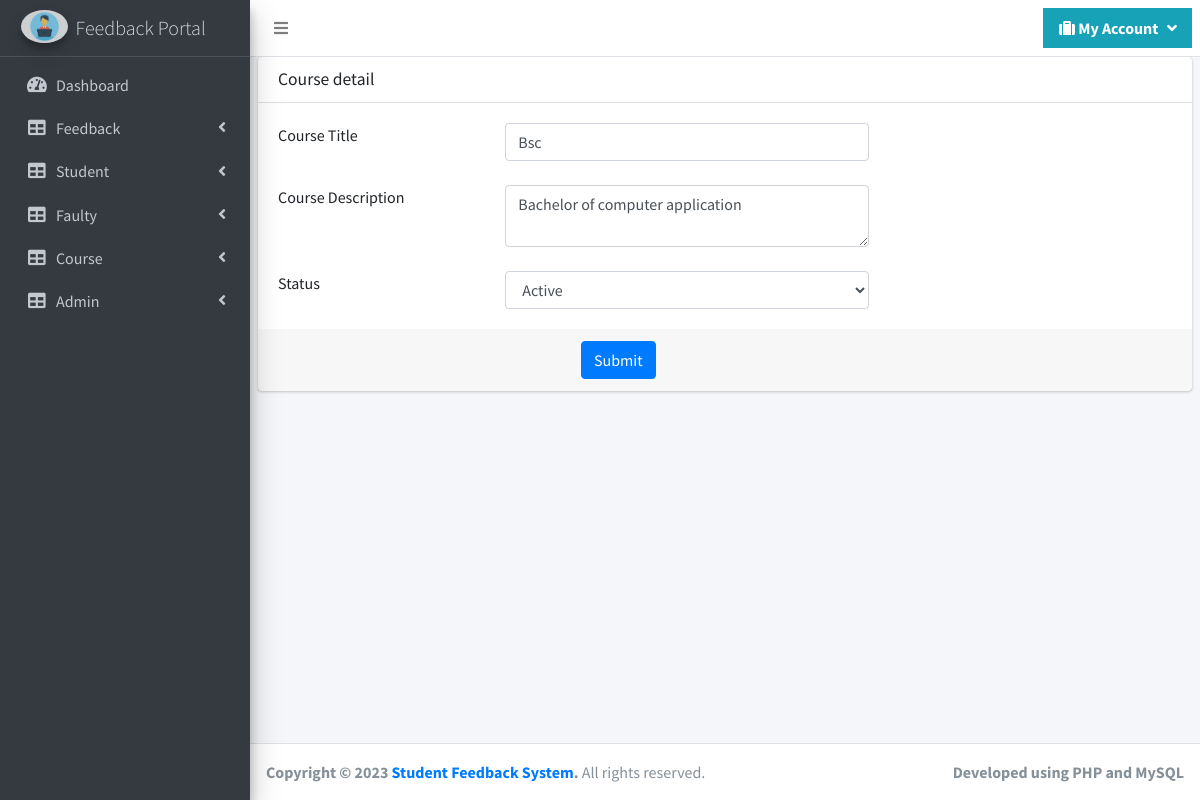
Page /aman/course.php?editid=1 (signed in) on the committed database.
### tables this page shows
CREATE TABLE `course` (
  `course_id` bigint(20) NOT NULL,
  `course_title` varchar(50) NOT NULL,
  `course_description` text NOT NULL,
  `course_status` varchar(25) NOT NULL
);

### aman/course.php (the view, shortened to what this page needs)
<?php
include("header.php");
if(isset($_GET['editid']))
{
	$sqledit = "SELECT * FROM course where course_id='".$_GET['editid']."'";
	$qsqledit = mysqli_query($con,$sqledit);
	$rsedit = mysqli_fetch_array($qsqledit);
}
?>
  <div class="content-wrapper">
    <section class="content">
<form method="post" action="" onsubmit="return confirmvalidation()" enctype="multipart/form-data">
      <div class="card">
        <div class="card-header">
          <h3 class="card-title">Course detail</h3>
        </div>
        <div class="card-body">
<div class="row">
	<div class="col-md-3">Course Title</div>
	<div class="col-md-5">
		<input type="text" class="form-control" name="course_title" id="course_title" value="<?php if(isset($rsedit['course_title'])) { echo $rsedit['course_title']; } ?>"  />
	</div>
	<div class="col-md-4"><span class="errmsg flash" id="errcourse_title" style="color: red;"></span></div>
</div>
<br>
<div class="row">
	<div class="col-md-3">Course Description</div>
	<div class="col-md-5">
		<textarea class="form-control" name="course_description" id="course_description" ><?php if(isset($rsedit['course_description'])) { echo $rsedit['course_description']; } ?></textarea>
	</div>
	<div class="col-md-4"><span class="errmsg flash" id="errcourse_description" style="color: red;"></span></div>
</div>
<br>
<div class="row">
	<div class="col-md-3">Status</div>
	<div class="col-md-5">
		<select class="form-control" name="course_status" id="course_status">
		<?php
		 $arr  = array("Active","Inactive");
		 foreach($arr as $val)
			{
				if($rsedit['course_status'] == $val)
				{
				echo "<option value='$val' selected>$val</option>";
				}
				else
				{
				echo "<option value='$val'>$val</option>";
				}
			}
		?>
		</select>
	</div>
	<div class="col-md-4"><span class="errmsg flash" id="errcourse_status" style="color: red;"></span></div>
</div>
        </div>
        <div class="card-footer">
<div class="row">
	<div class="col-md-4"></div>
	<div class="col-md-5">
		<input class="btn btn-primary"  type="submit" name="submit" id="submit" value="Submit">
	</div>
</div>
        </div>
      </div>
</form>
    </section>
  </div>
<?php
include("footer.php");
?>
</div>
</body>
</html>

### rows in the picture
course: course_title "Bsc", course_description "Bachelor of computer application", course_status "Active"
